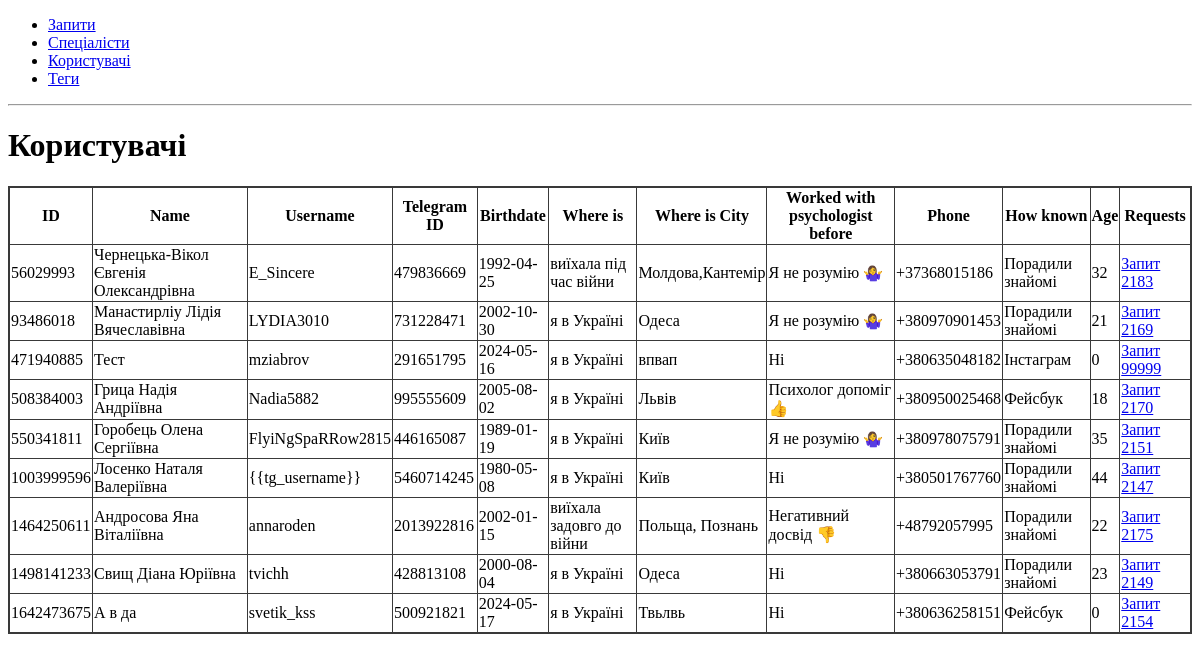
The app's page /users/, older data.
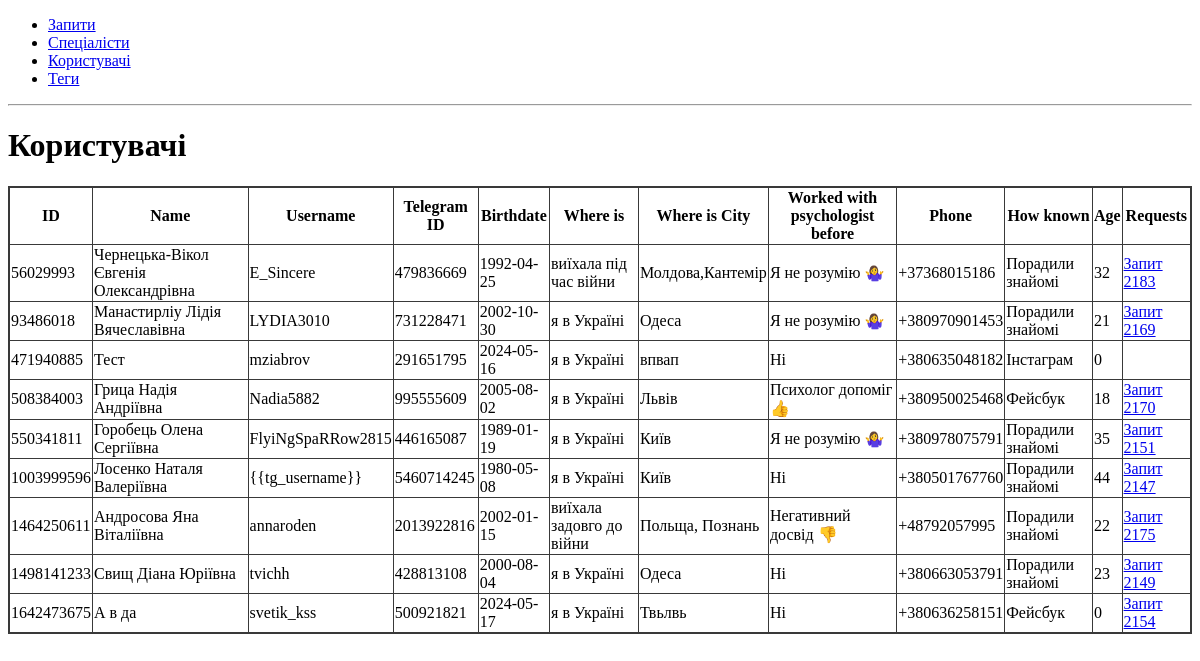
The same page, newer data.
### app/users/models.py (models this page shows, shortened)
class User(db.Model):
    id = db.Column(db.Integer, primary_key=True)
    name = db.Column(db.String(80), unique=True, nullable=False)
    username = db.Column(db.String(80), unique=True)
    telegram_id = db.Column(db.Integer, unique=True)
    birthdate = db.Column(db.Date, nullable=False)
    where_is = db.Column(db.String(80), nullable=False)
    where_is_city = db.Column(db.String(80), nullable=False)
    worked_with_psychologist_before = db.Column(db.String(80), nullable=False)
    phone = db.Column(db.String(80), nullable=False)
    how_known = db.Column(db.String(80), nullable=False)
    age = db.Column(db.Integer)

### app/requests/models.py (models this page shows, shortened)
class Request(db.Model):
    id = db.Column(db.Integer, primary_key=True)
    created_date = db.Column(db.DateTime, nullable=False)
    user_full_name = db.Column(db.String(80), nullable=False)
    user_username = db.Column(db.String(80))
    user_telegram_id = db.Column(db.Integer)
    user_birthdate = db.Column(db.Date, nullable=False)
    user_where_is = db.Column(db.String(80), nullable=False)
    user_where_is_city = db.Column(db.String(80), nullable=False)
    user_worked_with_psychologist_before = db.Column(db.String(80), nullable=False)
    help_type = db.Column(db.String(80), nullable=False)
    user_how_known = db.Column(db.String(80), nullable=False)
    user_phone = db.Column(db.Integer, nullable=False)
    request_type = db.Column(db.String(80), nullable=False)
    tag_id = db.Column(db.Integer, db.ForeignKey("tag.id"), nullable=True)
    tag = db.relationship("Tag", backref="requests")
    user_age = db.Column(db.Integer)
    request_name = db.Column(db.String(80))
    user_id = db.Column(db.Integer, db.ForeignKey("user.id"), nullable=False)
    user = db.relationship("User", backref="requests")
    specialist_id = db.Column(db.Integer, db.ForeignKey("specialist.id"), nullable=True)
    specialist = db.relationship("Specialist", backref="requests")
    message_id = db.Column(db.Integer)
    def __repr__(self):
        return f"Запит {self.id}"

### app/users/routes.py (the view)
@bp.route('/')
def users():
    return render_template('users.html', users=User.query.all())

### app/users/templates/users.html
{% extends 'base.html' %}
{% block content %}
<h1>Користувачі</h1>
{% include 'users_table.html' %}
{% endblock %}

### app/users/templates/users_table.html
<table id="users">
    <thead>
        <tr>
            <th>ID</th>
            <th>Name</th>
            <th>Username</th>
            <th>Telegram ID</th>
            <th>Birthdate</th>
            <th>Where is</th>
            <th>Where is City</th>
            <th>Worked with psychologist before</th>
            <th>Phone</th>
            <th>How known</th>
            <th>Age</th>
            <th>Requests</th>
        </tr>
    </thead>
    <tbody>
        {% for user in users %}
        <tr>
            <td>{{ user.id }}</td>
            <td>{{ user.name }}</td>
            <td>{{ user.username }}</td>
            <td>{{ user.telegram_id }}</td>
            <td>{{ user.birthdate }}</td>
            <td>{{ user.where_is }}</td>
            <td>{{ user.where_is_city }}</td>
            <td>{{ user.worked_with_psychologist_before }}</td>
            <td>{{ user.phone }}</td>
            <td>{{ user.how_known }}</td>
            <td>{{ user.age }}</td>
            <td>
                {% for request in user.requests %}
                <a href="{{ url_for('requests.request_card', request_id=request.id) }}">{{ request }}</a>
                {% endfor %}
            </td>
        </tr>
        {% endfor %}
    </tbody>
</table>

Row changes from the older to the newer data that the page shows:
removed Request: id "Запит 99999", shown under User "Тест"
